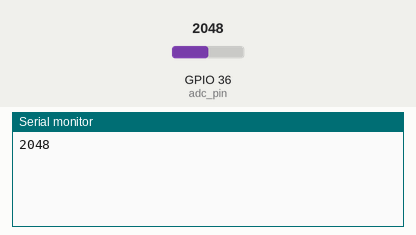
This sketch was run on a simulated ESP32. Shown: the last lines printed to the serial monitor. Inputs (shaded band) come from the test bench; at power-on: GPIO 36 (adc_pin) = 2048.

Above: at 3.2 s.
3.3 s: GPIO 36 (adc_pin) set to 2866
At 4.5 s:
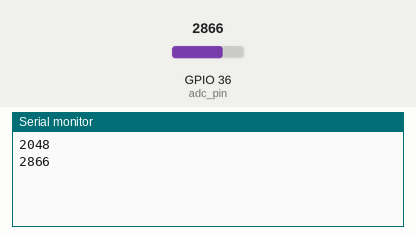
4.8 s: GPIO 36 (adc_pin) set to 3603
At 5.8 s:
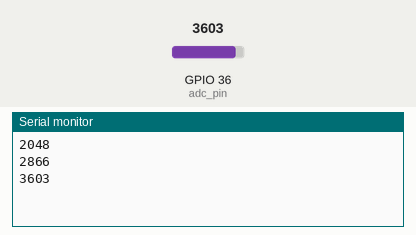
Timing chart, 0 to 7.8 s (numbered marks = the images above; inputs shaded):
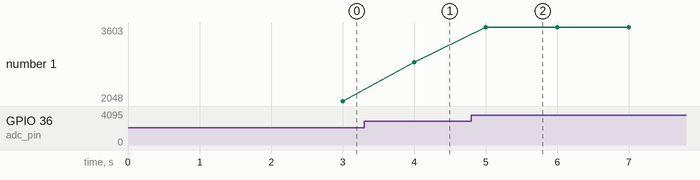

Measured:
- after the input at 3.3 s, the serial monitor: prints a new line after 0.70 s (image 1)
- after the input at 4.8 s, the serial monitor: prints a new line after 0.20 s (image 2)
- plotted number 1: 2048 → 2866 after the input at 3.3 s, 2866 → 3603 after the input at 4.8 s

The sketch:

interrupts2.ino
```cpp
#if CONFIG_FREERTOS_UNICORE
  static const BaseType_t app_cpu = 0;
#else
  static const BaseType_t app_cpu = 1;
#endif

static const uint16_t timer_divider = 80; //MHz, prescaler, clock ticks at 10MHz now
static const uint64_t timer_max_count = 1000000;
static const TickType_t task_delay = 2000 / portTICK_PERIOD_MS;

static const int adc_pin = A0;

static hw_timer_t *timer = NULL;
static volatile uint16_t val;
static SemaphoreHandle_t bin_sem = NULL;


void IRAM_ATTR onTimer(){

    BaseType_t task_woken = pdFALSE;
    val = analogRead(adc_pin);

    xSemaphoreGiveFromISR(bin_sem, &task_woken);

    if(task_woken){
      portYIELD_FROM_ISR();
    }
}

void printTask(void *parameter){
  while(1){
    xSemaphoreTake(bin_sem, portMAX_DELAY);
    Serial.println(val);
  }
}

void setup() {
  Serial.begin(115200);
  vTaskDelay(task_delay);

  bin_sem = xSemaphoreCreateBinary();

  if(bin_sem == NULL){
    Serial.println("Could not create semaphore");
    ESP.restart();
  }


  xTaskCreatePinnedToCore(printTask, "print Task", 1024, NULL, 1, NULL, app_cpu);

  timer = timerBegin(0, timer_divider, true);

  timerAttachInterrupt(timer, &onTimer, true);

  timerAlarmWrite(timer, timer_max_count, true);

  timerAlarmEnable(timer);

}

void loop() {
  // put your main code here, to run repeatedly:

}
```
